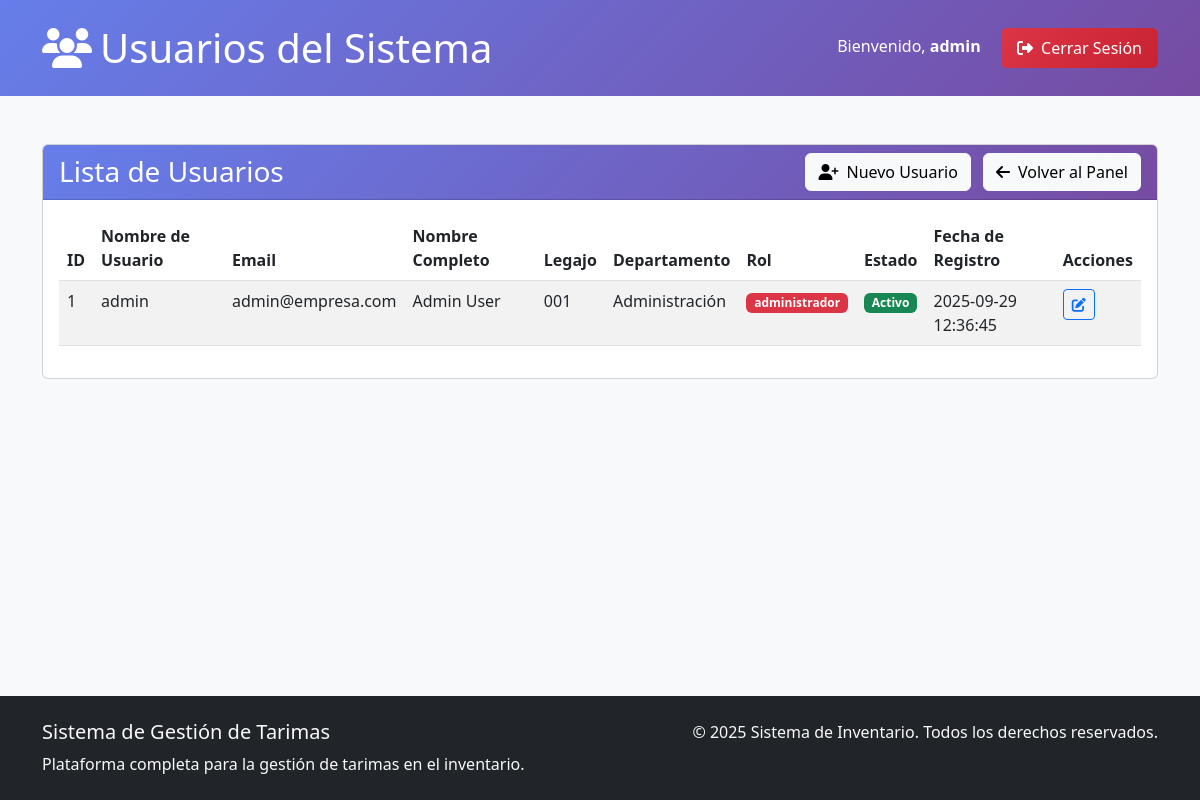
The page /dashboard/usuarios (signed in) on the database its author committed.
### tables this page shows
CREATE TABLE usuarios (
    id_usuario INT AUTO_INCREMENT PRIMARY KEY,
    username VARCHAR(50) NOT NULL UNIQUE,
    email VARCHAR(100) NOT NULL UNIQUE,
    password VARCHAR(255) NOT NULL,
    first_name VARCHAR(50) NOT NULL,
    last_name VARCHAR(50) NOT NULL,
    legajo VARCHAR(20) NOT NULL,
    department VARCHAR(100),
    id_rol INT DEFAULT 2,
    activo TINYINT(1) DEFAULT 1,
    created_at TIMESTAMP DEFAULT CURRENT_TIMESTAMP,
    updated_at TIMESTAMP DEFAULT CURRENT_TIMESTAMP ON UPDATE CURRENT_TIMESTAMP,
    FOREIGN KEY (id_rol) REFERENCES roles(id_rol)
);

CREATE TABLE roles (
    id_rol INT AUTO_INCREMENT PRIMARY KEY,
    nombre_rol VARCHAR(50) NOT NULL UNIQUE,
    descripcion TEXT,
    activo TINYINT(1) DEFAULT 1,
    created_at TIMESTAMP DEFAULT CURRENT_TIMESTAMP
);

### controllers/DashboardController.php (called while the page is built, shortened)
<?php
require_once __DIR__ . '/../models/Database.php';
require_once __DIR__ . '/../models/Usuario.php';
class DashboardController extends Controller {
    private $usuarioModel;
    public function __construct() {
        $this->usuarioModel = new Usuario();
    }
    public function usuarios() {
        $usuarios = $this->usuarioModel->getAllUsuariosWithRoles();
        $data = [
            'username' => $_SESSION['username'],
            'role' => $_SESSION['role'],
            'usuarios' => $usuarios
        ];
        $this->view('dashboard/usuarios', $data);
    }
}

### models/Usuario.php (called while the page is built, shortened)
<?php
require_once __DIR__ . '/Database.php';
class Usuario {
    private $db;
    public function __construct() {
        $this->db = Database::getInstance()->getConnection();
    }
    public function getAllUsuariosWithRoles() {
        $stmt = $this->db->prepare("
            SELECT u.id_usuario, u.username, u.email, u.first_name, u.last_name, u.legajo, u.department, u.created_at, u.activo, r.nombre_rol
            FROM usuarios u
            LEFT JOIN roles r ON u.id_rol = r.id_rol
            ORDER BY u.created_at DESC
        ");
        $stmt->execute();
        return $stmt->fetchAll(PDO::FETCH_ASSOC);
    }
}

### models/Database.php (called while the page is built)
<?php
class Database {
    private static $instance = null;
    private $pdo;
    private function __construct() {
        try {
            $this->pdo = new PDO("mysql:host=" . DB_HOST . ";dbname=" . DB_NAME, DB_USER, DB_PASS);
            $this->pdo->setAttribute(PDO::ATTR_ERRMODE, PDO::ERRMODE_EXCEPTION);
        } catch(PDOException $e) {
            die("Error de conexión: " . $e->getMessage());
        }
    }
    public static function getInstance() {
        if (self::$instance === null) {
            self::$instance = new self();
        }
        return self::$instance;
    }
    public function getConnection() {
        return $this->pdo;
    }
}

### views/dashboard/usuarios.php (the view)
<header class="form-header">
    <div class="container">
        <div class="row align-items-center">
            <div class="col-md-8">
                <h1 class="mb-0"><i class="fas fa-users me-2"></i>Usuarios del Sistema</h1>
            </div>
            <div class="col-md-4 text-md-end">
                <span class="me-3">Bienvenido, <strong><?= htmlspecialchars($username ?? ''); ?></strong></span>
                <a href="<?= BASE_URL ?>/auth/logout" class="btn logout-btn text-white">
                    <i class="fas fa-sign-out-alt me-1"></i> Cerrar Sesión
                </a>
            </div>
        </div>
    </div>
</header>
<div class="container my-5">
    <div class="card">
        <div class="card-header d-flex justify-content-between align-items-center" style="background: linear-gradient(135deg, #667eea 0%, #764ba2 100%); color: white; ">
            <h3 class="mb-0">Lista de Usuarios</h3>
            <div>
                <a href="<?= BASE_URL ?>/auth/register" class="btn btn-light me-2">
                    <i class="fas fa-user-plus me-2"></i>Nuevo Usuario
                </a>
                <a href="<?= BASE_URL ?>/dashboard" class="btn btn-light">
                    <i class="fas fa-arrow-left me-2"></i>Volver al Panel
                </a>
            </div>
        </div>
        <div class="card-body">
            <div class="table-responsive">
                <table class="table table-striped table-hover">
                    <thead>
                        <tr style="background: linear-gradient(135deg, #667eea 0%, #764ba2 100%); color: white;">
                            <th>ID</th>
                            <th>Nombre de Usuario</th>
                            <th>Email</th>
                            <th>Nombre Completo</th>
                            <th>Legajo</th>
                            <th>Departamento</th>
                            <th>Rol</th>
                            <th>Estado</th>
                            <th>Fecha de Registro</th>
                            <th>Acciones</th>
                        </tr>
                    </thead>
                    <tbody>
                        <?php if (!empty($usuarios)): ?>
                            <?php foreach ($usuarios as $usuario): ?>
                                <tr>
                                    <td><?= htmlspecialchars($usuario['id_usuario']); ?></td>
                                    <td><?= htmlspecialchars($usuario['username']); ?></td>
                                    <td><?= htmlspecialchars($usuario['email']); ?></td>
                                    <td><?= htmlspecialchars($usuario['first_name'] . ' ' . $usuario['last_name']); ?></td>
                                    <td><?= htmlspecialchars($usuario['legajo']); ?></td>
                                    <td><?= htmlspecialchars($usuario['department']); ?></td>
                                    <td>
                                        <span class="badge <?= $usuario['nombre_rol'] === 'administrador' ? 'bg-danger' : 'bg-success'; ?>">
                                            <?= htmlspecialchars($usuario['nombre_rol'] ?? 'produccion'); ?>
                                        </span>
                                    </td>
                                    <td>
                                        <?php if ($usuario['activo'] ?? 1): ?>
                                            <span class="badge bg-success">Activo</span>
                                        <?php else: ?>
                                            <span class="badge bg-secondary">Inactivo</span>
                                        <?php endif; ?>
                                    </td>
                                    <td><?= htmlspecialchars($usuario['created_at']); ?></td>
                                    <td>
                                        <a href="<?= BASE_URL ?>/dashboard/editar_usuario/<?= htmlspecialchars($usuario['id_usuario']); ?>" class="btn btn-sm btn-outline-primary" title="Editar usuario">
                                            <i class="fas fa-edit"></i>
                                        </a>
                                    </td>
                                </tr>
                            <?php endforeach; ?>
                        <?php else: ?>
                            <tr>
                                <td colspan="10" class="text-center text-muted">No hay usuarios registrados aún.</td>
                            </tr>
                        <?php endif; ?>
                    </tbody>
                </table>
            </div>
        </div>
    </div>
</div>

### views/layouts/main.php (style rules this page uses)
body { background-color: #f8f9fa; font-family: 'Segoe UI', Tahoma, Geneva, Verdana, sans-serif; display: flex; flex-direction: column; min-height: 100vh; }
.form-header { background: linear-gradient(135deg, #667eea 0%, #764ba2 100%); color: white; padding: 1.5rem 0; }
.logout-btn { background: linear-gradient(135deg, #dc3545 0%, #c82333 100%); border: none; padding: 8px 16px; font-weight: 500; }

### rows shown on the page
usuarios: username "admin", id_usuario "1", email "admin@empresa.com", first_name+last_name "Admin User", legajo "001", department "Administración", id_rol.nombre_rol "administrador", activo "Activo", created_at "2025-09-29 12:36:45"
